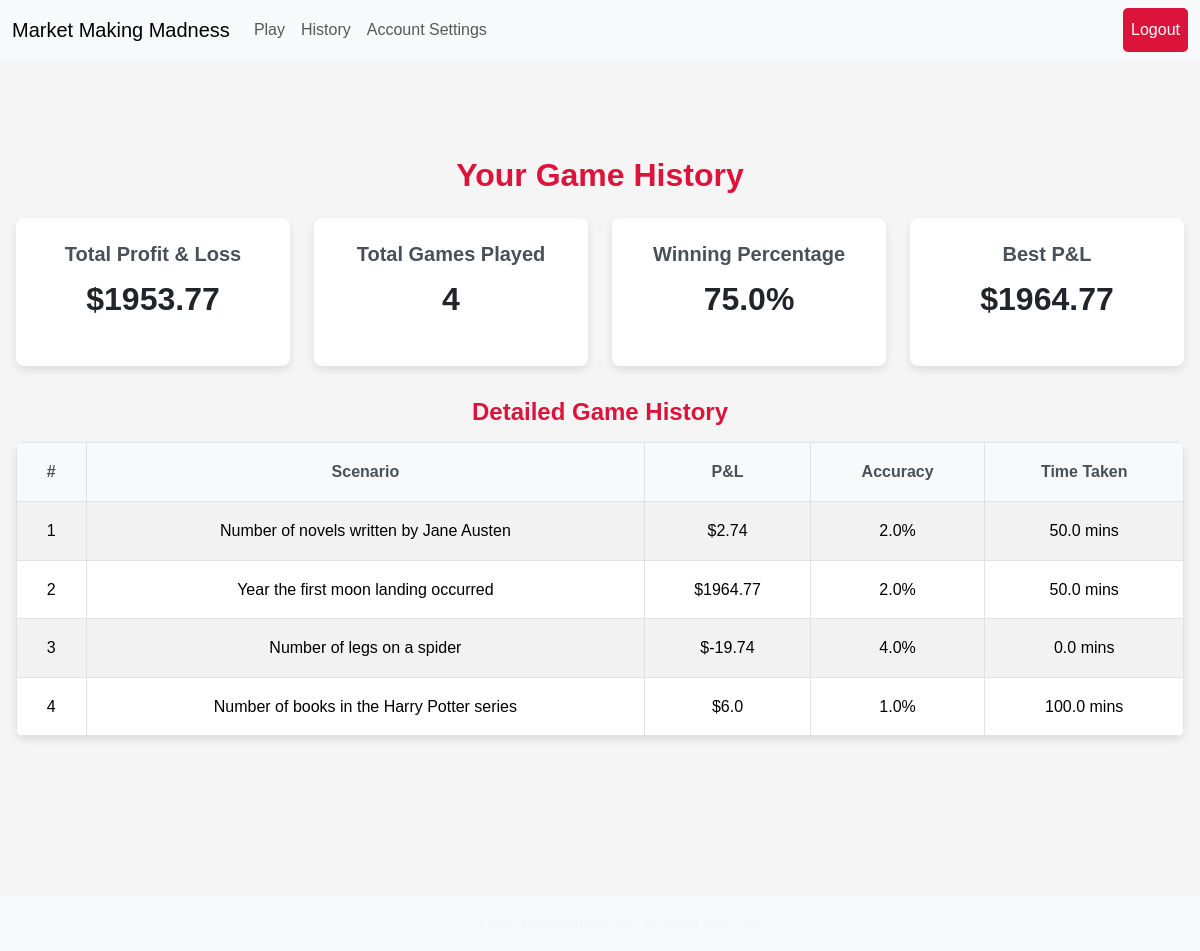
Page /history (signed in) on the earlier database version.
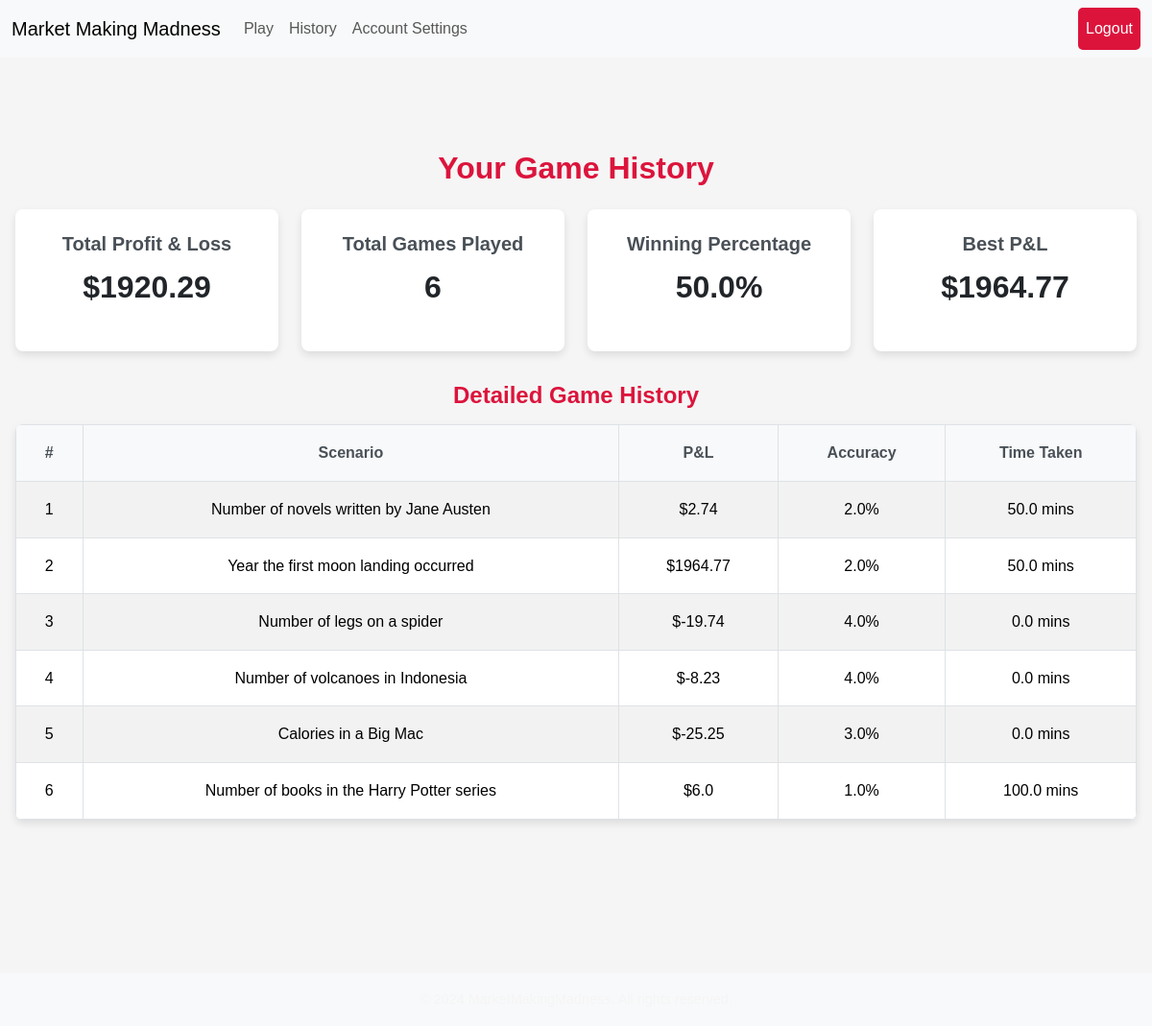
Same page on the later database version.
### tables this page shows
CREATE TABLE game_results (
    id INTEGER PRIMARY KEY AUTOINCREMENT,
    user_id INTEGER NOT NULL,
    game_id INTEGER NOT NULL,
    scenario TEXT NOT NULL,
    pnl REAL NOT NULL,
    accuracy REAL NOT NULL,
    time_taken REAL NOT NULL,
    created_at TIMESTAMP DEFAULT CURRENT_TIMESTAMP
, trades_completed INTEGER DEFAULT 0);

### app.py (the view)
@app.route("/history")
@login_required
def history():
    user_id = session["user_id"]
    stats = db.execute("""
        SELECT
            IFNULL(SUM(pnl), 0) AS total_pnl,
            IFNULL(COUNT(id), 0) AS total_games,
            IFNULL(MAX(pnl), 0) AS best_pnl
        FROM game_results
        WHERE user_id = :user_id
    """, user_id=user_id)[0]
    total_games = stats["total_games"]
    total_wins = db.execute("SELECT COUNT(id) FROM game_results WHERE user_id = :user_id AND pnl > 0", user_id=user_id)[0]["COUNT(id)"]
    winning_percentage = (total_wins / total_games * 100) if total_games > 0 else 0
    games = db.execute("""
        SELECT scenario, pnl, accuracy, time_taken
        FROM game_results
        WHERE user_id = :user_id
        ORDER BY created_at DESC
""", user_id=user_id)
    return render_template(
        "history.html",
        total_pnl=round(stats["total_pnl"], 2),
        total_games=total_games,
        best_pnl=stats["best_pnl"],
        winning_percentage=round(winning_percentage, 2),
        games=games
    )

### app.py (called while the page is built)
def login_required(f):
    @wraps(f)
    def decorated_function(*args, **kwargs):
        if session.get("user_id") is None:
            return redirect("/login")
        return f(*args, **kwargs)
    return decorated_function

@app.after_request
def after_request(response):
    response.headers["Cache-Control"] = "no-cache, no-store, must-revalidate"
    response.headers["Expires"] = 0
    response.headers["Pragma"] = "no-cache"
    return response

### templates/history.html (shortened to what this page needs)
{% extends "layout.html" %}
{% block styles %}
    <link rel="stylesheet" href="{{ url_for('static', filename='history.css') }}">
{% endblock %}
{% block main %}
<div class="history-container">
    <section class="history-stats">
        <h1>Your Game History</h1>
        <div class="stats-grid">
            <div class="stat-card">
                <h2>Total Profit & Loss</h2>
                <p class="stat-value">${{ total_pnl }}</p>
            </div>
            <div class="stat-card">
                <h2>Total Games Played</h2>
                <p class="stat-value">{{ total_games }}</p>
            </div>
            <div class="stat-card">
                <h2>Winning Percentage</h2>
                <p class="stat-value">{{ winning_percentage }}%</p>
            </div>
            <div class="stat-card">
                <h2>Best P&L</h2>
                <p class="stat-value">${{ best_pnl }}</p>
            </div>
        </div>
    </section>
    <section class="game-history">
        <h2>Detailed Game History</h2>
        <table class="table table-striped">
            <thead>
                <tr>
                    <th>#</th>
                    <th>Scenario</th>
                    <th>P&L</th>
                    <th>Accuracy</th>
                    <th>Time Taken</th>
                </tr>
            </thead>
            <tbody>
                {% for game in games %}
                <tr>
                    <td>{{ loop.index }}</td>
                    <td>{{ game.scenario }}</td>
                    <td>${{ game.pnl | round(2)}}</td>
                    <td>{{ game.accuracy }}%</td>
                    <td>{{ game.time_taken }} mins</td>
                </tr>
                {% endfor %}
            </tbody>
        </table>
    </section>
</div>
{% endblock %}

### templates/layout.html (shortened to what this page needs)
<!DOCTYPE html>
<html lang="en">
<head>
    <link href="https://cdn.jsdelivr.net/npm/bootstrap@5.3.3/dist/css/bootstrap.min.css" rel="stylesheet">
    <link rel="stylesheet" href="{{ url_for('static', filename='static.css') }}">
    {% block styles %}{% endblock %}
</head>
<body>
    <nav class="navbar navbar-expand-lg navbar-light bg-light">
        <div class="container-fluid">
            <a class="navbar-brand" href="/">Market Making Madness</a>
            <div class="collapse navbar-collapse" id="navbarNav">
                <ul class="navbar-nav me-auto">
                    {% if session["user_id"] %}
                    <li class="nav-item">
                        <a class="nav-link" href="/play">Play</a>
                    </li>
                    <li class="nav-item">
                        <a class="nav-link" href="/history">History</a>
                    </li>
                    <li class="nav-item">
                        <a class="nav-link" href="/settings">Account Settings</a>
                    </li>
                    {% endif %}
                </ul>
                <ul class="navbar-nav">
                    {% if session["user_id"] %}
                    <li class="nav-item">
                        <a class="nav-link btn btn-outline-danger" href="/logout">Logout</a>
                    </li>
                    {% endif %}
                </ul>
            </div>
        </div>
    </nav>
    <main class="container py-5 text-center">
        {% block main %}{% endblock %}
    </main>
    <footer id="footer" class="footer bg-light text-center py-3 mt-5">
        <p class="mb-0">&copy; 2024 MarketMakingMadness. All rights reserved.</p>
    </footer>
</body>
</html>

### static/static.css (style rules this page uses)
* { margin: 0; padding: 0; box-sizing: border-box; }
body { font-family: 'Arial', sans-serif; font-size: 16px; line-height: 1.6; color: #2C2C2C; background-color: #F5F5F5; }
a { text-decoration: none; color: inherit; transition: color 0.2s ease; }
h1, h2, h3, h4, h5, h6 { margin-bottom: 1rem; font-weight: 600; color: #DC143C; }
.container { width: 100%; max-width: 1200px; margin: 0 auto; padding: 1rem; }
.text-center { text-align: center; }
.py-5 { padding: 3rem 0; }
.btn { display: inline-block; padding: 10px 20px; font-size: 1rem; font-weight: 500; text-align: center; color: #fff; background-color: #DC143C; border: none; border-radius: 5px; cursor: pointer; transition: background-color 0.2s ease; }
.footer { background-color: #2C2C2C; color: #F5F5F5; padding: 1rem; text-align: center; }
.footer p { margin: 0; font-size: 0.9rem; }

### static/history.css (style rules this page uses)
.history-container { max-width: 1200px; margin: 2rem auto; padding: 1rem; }
.history-stats { text-align: center; margin-bottom: 2rem; }
.history-stats h1 { font-size: 2rem; color: #DC143C; margin-bottom: 1.5rem; }
.stats-grid { display: grid; grid-template-columns: repeat(auto-fit, minmax(250px, 1fr)); gap: 1.5rem; }
.stat-card { background-color: #fff; border-radius: 8px; box-shadow: 0 4px 8px rgba(0, 0, 0, 0.1); text-align: center; padding: 1.5rem; }
.stat-card h2 { font-size: 1.25rem; color: #495057; margin-bottom: 0.5rem; }
.stat-card .stat-value { font-size: 2rem; font-weight: bold; color: #212529; }
.game-history { margin-top: 2rem; }
.game-history h2 { font-size: 1.5rem; color: #DC143C; margin-bottom: 1rem; }
.table { width: 100%; margin-bottom: 1rem; border-collapse: collapse; border-radius: 8px; overflow: hidden; box-shadow: 0 4px 8px rgba(0, 0, 0, 0.1); }
.table th, .table td { padding: 1rem; text-align: center; border: 1px solid #dee2e6; font-size: 1rem; }
.table th { background-color: #f8f9fa; color: #495057; }
.table-striped tbody tr:nth-of-type(odd) { background-color: #f8f9fa; }
.table-striped tbody tr:nth-of-type(even) { background-color: #ffffff; }

Differences in the rows shown:
added game_results: scenario "Number of volcanoes in Indonesia", pnl "-8.23", accuracy "4.0", time_taken "0.0"
added game_results: scenario "Calories in a Big Mac", pnl "-25.25", accuracy "3.0", time_taken "0.0"
Other differences:
{{ total_pnl }}: "1953.77" → "1920.29"
{{ total_games }}: "4" → "6"
{{ winning_percentage }}: "75.0" → "50.0"
